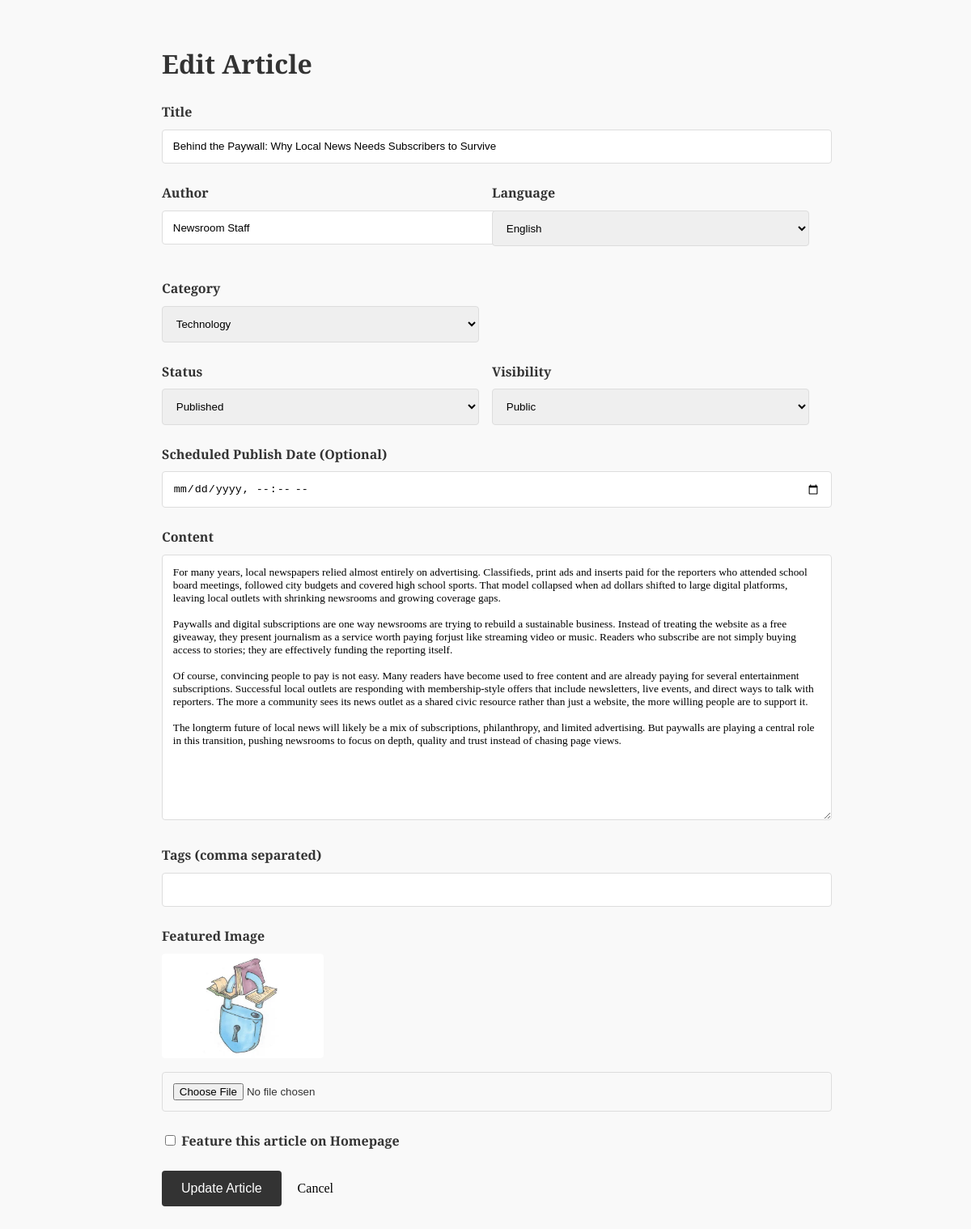
Page /index.php?page=admin_article_edit&id=3 (signed in) on the committed database.
### tables this page shows
CREATE TABLE `articles` (
  `id` int NOT NULL AUTO_INCREMENT,
  `title` varchar(255) NOT NULL,
  `content` text NOT NULL,
  `author` varchar(100) DEFAULT NULL,
  `category` varchar(100) DEFAULT NULL,
  `language` varchar(10) DEFAULT 'en',
  `thumbnail` varchar(255) DEFAULT NULL,
  `created_at` timestamp NULL DEFAULT CURRENT_TIMESTAMP,
  `status` enum('draft','published','archived') DEFAULT 'draft',
  `scheduled_at` datetime DEFAULT NULL,
  `is_featured` tinyint(1) DEFAULT '0',
  `visibility` enum('public','subscribed') DEFAULT 'public',
  `tags` text,
  `required_level` int DEFAULT '0',
  `required_plan_id` int DEFAULT NULL,
  PRIMARY KEY (`id`)
);

### src/Controllers/Article_C.php (called while the page is built, shortened)
<?php
require_once __DIR__ . '/../Models/Article.php';
class ArticleController {
    private Article $articleModel;
    public function __construct() {
        $this->articleModel = new Article();
    }
    public function edit() {
        $id = $_GET['id'] ?? 0;
        $article = $this->articleModel->getById($id);
        $categories = $this->articleModel->getAllCategories();
        include __DIR__ . '/../Views/Admin/Articles/form.php';
    }
}

### src/index.php (called while the page is built, shortened)
<?php
require __DIR__ . '/config/DataBase_Connection.php';
require __DIR__ . '/core/Router.php';
require __DIR__ . '/Controllers/Article_C.php';
$selectedLang = $_SESSION['lang'] ?? 'en';
$page = $_GET['page'] ?? "";
Router::route($page, $selectedLang);

### src/Models/Article.php (called while the page is built, shortened)
<?php
require_once __DIR__ . "/../Config/DataBase_Connection.php";
class Article {
    private PDO $conn;
    public function __construct() {
        $db = new Database();
        $this->conn = $db->connect();
    }
    public function getById(int $id): ?array {
        $stmt = $this->conn->prepare("SELECT * FROM articles WHERE id = ?");
        $stmt->execute([$id]);
        $result = $stmt->fetch(PDO::FETCH_ASSOC);
        return $result ?: null;
    }
    public function getAllCategories(): array {
        $standard = [
            'general', 'world', 'politics', 'technology', 'science', 'health',
            'sports', 'entertainment', 'business', 'opinion', 'lifestyle', 'travel', 'culture'
        ];
        $stmt = $this->conn->query("SELECT DISTINCT category FROM articles WHERE status = 'published' AND category IS NOT NULL AND category != ''");
        $dbCategories = $stmt->fetchAll(PDO::FETCH_COLUMN);
        $all = array_unique(array_merge($standard, $dbCategories));
        sort($all);
        return $all;
    }
}

### src/Config/DataBase_Connection.php (called while the page is built, shortened)
<?php
if (!class_exists('Database')) {
class Database {
    private $host = "db";
    private $db_name = "News";
    private $username = "Rain";
    private $password = "Sunny";
    public function __construct() {
        $this->host = getenv('DB_HOST') ?: 'db';
        $this->db_name = getenv('DB_NAME') ?: 'News';
        $this->username = getenv('DB_USER') ?: 'Rain';
        $this->password = getenv('DB_PASS') ?: 'Sunny';
    }
    public function connect() {
        $this->conn = null;
        try {
            $this->conn = new PDO(
                "mysql:host={$this->host};dbname={$this->db_name};charset=utf8",
                $this->username,
                $this->password
            );
            $this->conn->setAttribute(PDO::ATTR_ERRMODE, PDO::ERRMODE_EXCEPTION);
        } catch(PDOException $e) {
            die("Database Connection Error: " . $e->getMessage());
        }
        return $this->conn;
    }
}
}

### src/Views/Admin/Articles/form.php (the view, shortened to what this page needs)
<?php
$isEdit = isset($article);
$action = $isEdit ? 'index.php?page=admin_article_update' : 'index.php?page=admin_article_store';
?>
<!DOCTYPE html>
<html lang="en">
<head>
    <link rel="stylesheet" href="../../Assets/CSS/theme.css">
</head>
<body>
    <div class="admin-page">
        <h1><?= $isEdit ? 'Edit Article' : 'Create New Article' ?></h1>
        <form action="<?= $action ?>" method="POST" enctype="multipart/form-data">
            <div class="form-group">
                <label>Title</label>
                <input type="text" name="title" class="form-control" value="<?= $article['title'] ?? '' ?>" required>
            </div>
            <div class="grid">
                <div class="form-group">
                    <label>Author</label>
                    <input type="text" name="author" class="form-control" value="<?= $article['author'] ?? $_SESSION['username'] ?? 'Admin' ?>" required>
                </div>
                <div class="form-group">
                    <label for="language">Language</label>
                    <select id="language" name="language" class="form-control" required>
                        <?php
                        $languages = [
                            'English', 'Arabic', 'French', 'Spanish', 'German', 'Italian',
                            'Portuguese', 'Russian', 'Chinese', 'Dutch', 'Norwegian',
                            'Swedish', 'Hebrew', 'Urdu', 'Japanese', 'Korean'
                        ];
                        $currentLanguage = $article['language'] ?? 'English';
                        foreach ($languages as $lang):
                        ?>
                            <option value="<?= htmlspecialchars($lang) ?>" <?= $currentLanguage === $lang ? 'selected' : '' ?>>
                                <?= htmlspecialchars($lang) ?>
                            </option>
                        <?php endforeach; ?>
                    </select>
                </div>
                <div class="form-group">
                    <label>Category</label>
                    <select name="category" class="form-control">
                        <?php if (!empty($categories)): ?>
                            <?php foreach ($categories as $cat): ?>
                                <option value="<?= htmlspecialchars($cat) ?>" <?= ($article['category'] ?? 'general') == $cat ? 'selected' : '' ?>>
                                    <?= htmlspecialchars(ucfirst($cat)) ?>
                                </option>
                            <?php endforeach; ?>
                        <?php else: ?>
                            <option value="general">General</option>
                        <?php endif; ?>
                    </select>
                </div>
            </div>
            <div class="grid">
                <div class="form-group">
                    <label>Status</label>
                    <select name="status" class="form-control">
                        <option value="published" <?= ($article['status'] ?? '') == 'published' ? 'selected' : '' ?>>Published</option>
                    </select>
                </div>
                <div class="form-group">
                    <label>Visibility</label>
                    <select name="visibility" class="form-control" onchange="togglePlanSelect(this)">
                        <option value="public" <?= ($article['visibility'] ?? '') == 'public' ? 'selected' : '' ?>>Public</option>
                    </select>
                </div>
            </div>
            <div class="form-group">
                <label>Scheduled Publish Date (Optional)</label>
                <input type="datetime-local" name="scheduled_at" class="form-control" value="<?= isset($article['scheduled_at']) ? date('Y-m-d\TH:i', strtotime($article['scheduled_at'])) : '' ?>">
            </div>
            <div class="form-group">
                <label>Content</label>
                <textarea name="description" class="form-control" required><?= $article['content'] ?? '' ?></textarea>
            </div>
            <div class="form-group">
                <label>Tags (comma separated)</label>
                <input type="text" name="tags" class="form-control" value="<?= $article['tags'] ?? '' ?>">
            </div>
            <div class="form-group">
                <label>Featured Image</label>
                <?php if (!empty($article['thumbnail'])): ?>
                    <div style="margin-bottom: 10px;">
                        <img src="<?= $article['thumbnail'] ?>" style="max-width: 200px; border-radius: 4px;">
                    </div>
                <?php endif; ?>
                <input type="file" name="thumbnail" class="form-control" accept="image/*">
            </div>
            <div class="form-group">
                <label>
                    <input type="checkbox" name="is_featured" value="1" <?= ($article['is_featured'] ?? 0) == 1 ? 'checked' : '' ?>>
                    Feature this article on Homepage
                </label>
            </div>
            <button type="submit" class="btn"><?= $isEdit ? 'Update Article' : 'Create Article' ?></button>
            <a href="index.php?page=admin_articles" style="margin-left: 1rem;">Cancel</a>
        </form>
    </div>
</body>
</html>

### src/Assets/CSS/theme.css (style rules this page uses)
:root { --font-serif: 'Playfair Display', serif; --font-sans: 'Inter', sans-serif; --font-display: 'Outfit', sans-serif; --bg-paper: #f9f9f9; --bg-white: #ffffff; --text-main: #333333; --text-headline: #000000; --text-muted: #666666; --border-light: #e2e2e2; --border-dark: #333333; --primary: #000000; --accent: #567b95; --game-correct: #6aaa64; --game-present: #c9b458; --game-absent: #787c7e; }
body { background-color: var(--bg-paper); color: var(--text-main); font-family: var(--font-serif); margin: 0; padding: 0; line-height: 1.6; }
a { color: var(--primary); text-decoration: none; }

### src/Views/Admin/Articles/form.php (style rules this page uses)
.admin-page { padding: 2rem; max-width: 800px; margin: 0 auto; }
.form-group { margin-bottom: 1.5rem; }
.form-group label { display: block; margin-bottom: 0.5rem; font-weight: bold; }
.form-control { width: 100%; padding: 0.8rem; border: 1px solid #ddd; border-radius: 4px; }
textarea.form-control { height: 300px; font-family: inherit; }
.btn { padding: 0.8rem 1.5rem; border: none; border-radius: 4px; cursor: pointer; background: #333; color: white; font-size: 1rem; }
.grid { display: grid; grid-template-columns: 1fr 1fr; gap: 1rem; }

### rows in the picture
articles: title "Behind the Paywall: Why Local News Needs Subscribers to Survive", author "Newsroom Staff", language "English", category "Technology", status "Published", visibility "Public", description "For many years, local newspapers relied almost entirely on advertising. Classifieds, print ads and inserts paid for the reporters who attended school board meetings, followed city budgets and covered high school sports. That model collapsed when ad dollars shifted to large digital platforms, leaving local outlets with shrinking newsrooms and growing coverage gaps. Paywalls and digital subscriptions are one way newsrooms are trying to rebuild a sustainable business. Instead of treating the website as a free giveaway, they present journalism as a service worth paying forjust like streaming video or music. Readers who subscribe are not simply buying access to stories; they are effectively…", thumbnail (picture)
